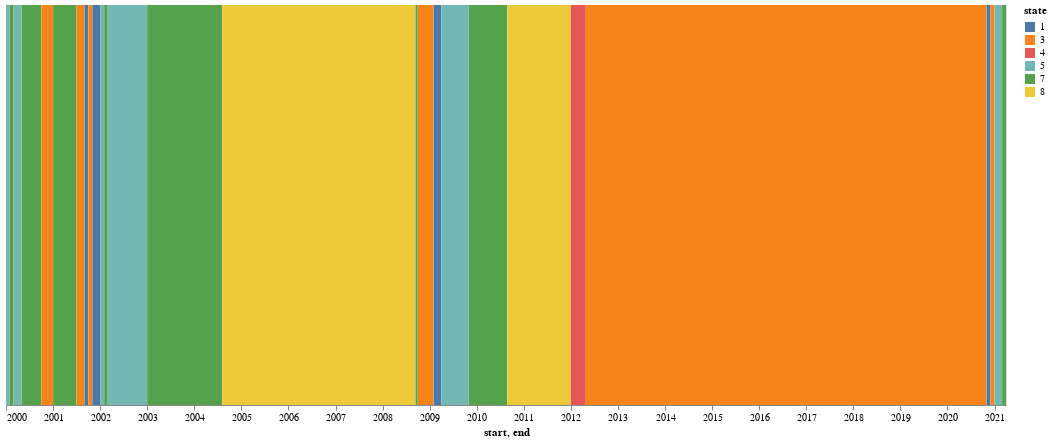

Here is the notebook cell this chart was saved with:
### Code cell
rect = alt.Chart(source4).mark_rect().encode(
    x='start:T',
    x2='end:T',
    color='state:N')

rect.properties(width = 1000, height = 400)

### Figure 1 — Vega-Lite specification as saved in the notebook (floating-point values rounded to 4 significant figures)
{"config": {"view": {"continuousWidth": 400, "continuousHeight": 300}}, "data": {"name": "data-7def4388eb809847d9654d1c4cd523ff"}, "mark": "rect", "encoding": {"color": {"type": "nominal", "field": "state"}, "x": {"type": "temporal", "field": "start"}, "x2": {"field": "end"}}, "height": 400, "width": 1000, "$schema": "https://vega.github.io/schema/vega-lite/v4.8.1.json", "datasets": {"data-7def4388eb809847d9654d1c4cd523ff": [{"start": "2000-01-01T00:00:00", "end": "2000-01-31T00:00:00", "state": 5.0}, {"start": "2000-02-01T00:00:00", "end": "2000-02-29T00:00:00", "state": 7.0}, {"start": "2000-03-01T00:00:00", "end": "2000-04-30T00:00:00", "state": 5.0}, {"start": "2000-05-01T00:00:00", "end": "2000-09-30T00:00:00", "state": 7.0}, {"start": "2000-10-01T00:00:00", "end": "2000-12-31T00:00:00", "state": 3.0}, {"start": "2001-01-01T00:00:00", "end": "2001-06-30T00:00:00", "state": 7.0}, {"start": "2001-07-01T00:00:00", "end": "2001-08-31T00:00:00", "state": 3.0}, {"start": "2001-09-01T00:00:00", "end": "2001-09-30T00:00:00", "state": 1.0}, {"start": "2001-10-01T00:00:00", "end": "2001-10-31T00:00:00", "state": 3.0}, {"start": "2001-11-01T00:00:00", "end": "2001-12-31T00:00:00", "state": 1.0}, {"start": "2002-01-01T00:00:00", "end": "2002-01-31T00:00:00", "state": 5.0}, {"start": "2002-02-01T00:00:00", "end": "2002-02-28T00:00:00", "state": 7.0}, {"start": "2002-03-01T00:00:00", "end": "2002-12-31T00:00:00", "state": 5.0}, {"start": "2003-01-01T00:00:00", "end": "2004-08-03T00:00:00", "state": 7.0}, {"start": "2004-08-04T00:00:00", "end": "2008-09-12T00:00:00", "state": 8.0}, {"start": "2008-09-13T00:00:00", "end": "2008-09-30T00:00:00", "state": 7.0}, {"start": "2008-10-01T00:00:00", "end": "2009-01-31T00:00:00", "state": 3.0}, {"start": "2009-02-01T00:00:00", "end": "2009-03-31T00:00:00", "state": 1.0}, {"start": "2009-04-01T00:00:00", "end": "2009-10-31T00:00:00", "state": 5.0}, {"start": "2009-11-01T00:00:00", "end": "2010-08-25T00:00:00", "state": 7.0}, {"start": "2010-08-26T00:00:00", "end": "2011-12-31T00:00:00", "state": 8.0}, {"start": "2012-01-01T00:00:00", "end": "2012-04-26T00:00:00", "state": 4.0}, {"start": "2012-04-27T00:00:00", "end": "2020-10-31T00:00:00", "state": 3.0}, {"start": "2020-11-01T00:00:00", "end": "2020-11-30T00:00:00", "state": 1.0}, {"start": "2020-12-01T00:00:00", "end": "2020-12-31T00:00:00", "state": 3.0}, {"start": "2021-01-01T00:00:00", "end": "2021-02-28T00:00:00", "state": 5.0}, {"start": "2021-03-01T00:00:00", "end": "2021-03-31T00:00:00", "state": 7.0}]}}
